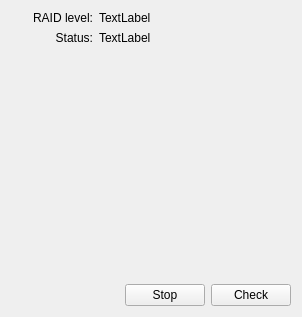
<?xml version="1.0" encoding="UTF-8"?>
<ui version="4.0">
 <class>RaidWidget</class>
 <widget class="QWidget" name="RaidWidget">
  <property name="geometry">
   <rect>
    <x>0</x>
    <y>0</y>
    <width>302</width>
    <height>317</height>
   </rect>
  </property>
  <property name="windowTitle">
   <string>Form</string>
  </property>
  <layout class="QGridLayout" name="gridLayout">
   <item row="0" column="0">
    <widget class="QLabel" name="raidLevelLabel">
     <property name="text">
      <string>RAID level:</string>
     </property>
     <property name="alignment">
      <set>Qt::AlignRight|Qt::AlignTrailing|Qt::AlignVCenter</set>
     </property>
    </widget>
   </item>
   <item row="1" column="0">
    <widget class="QLabel" name="raidStatusLabel">
     <property name="text">
      <string>Status:</string>
     </property>
     <property name="alignment">
      <set>Qt::AlignRight|Qt::AlignTrailing|Qt::AlignVCenter</set>
     </property>
    </widget>
   </item>
   <item row="2" column="1">
    <spacer name="verticalSpacer">
     <property name="orientation">
      <enum>Qt::Vertical</enum>
     </property>
     <property name="sizeHint" stdset="0">
      <size>
       <width>20</width>
       <height>231</height>
      </size>
     </property>
    </spacer>
   </item>
   <item row="3" column="0">
    <spacer name="horizontalSpacer">
     <property name="orientation">
      <enum>Qt::Horizontal</enum>
     </property>
     <property name="sizeHint" stdset="0">
      <size>
       <width>123</width>
       <height>20</height>
      </size>
     </property>
    </spacer>
   </item>
   <item row="3" column="2">
    <widget class="KPushButton" name="kpushbutton">
     <property name="text">
      <string>Stop</string>
     </property>
    </widget>
   </item>
   <item row="3" column="3">
    <widget class="KPushButton" name="kpushbutton_2">
     <property name="text">
      <string>Check</string>
     </property>
    </widget>
   </item>
   <item row="0" column="1" colspan="3">
    <widget class="QLabel" name="raidLevel">
     <property name="text">
      <string>TextLabel</string>
     </property>
    </widget>
   </item>
   <item row="1" column="1" colspan="3">
    <widget class="QLabel" name="raidStatus">
     <property name="text">
      <string>TextLabel</string>
     </property>
    </widget>
   </item>
  </layout>
 </widget>
 <customwidgets>
  <customwidget>
   <class>KPushButton</class>
   <extends>QPushButton</extends>
   <header>kpushbutton.h</header>
  </customwidget>
 </customwidgets>
 <resources/>
 <connections/>
</ui>
